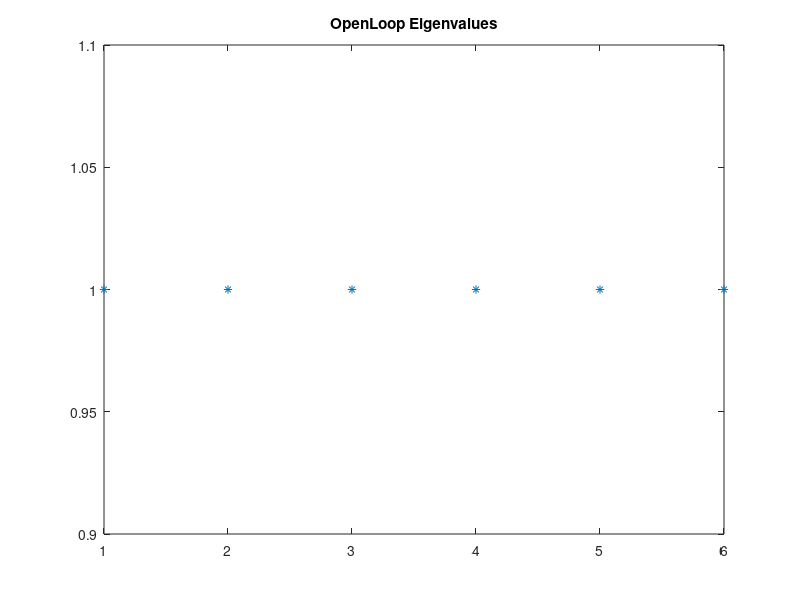

This figure's MATLAB source: (Note: this script raises an error after producing the figure.)
close all;
clear;
clc;

%% Model Parameters

T = 0.5;

I = eye(3,3);
O = zeros(3,3);

theta = 10*pi/180;
phi = 30*pi/180;

%% Model Matrices

Adt = [I T*I;
       O I ];

Bdt = [0.5*(T^2)*I;
       T*I];
   
Cdt = eye(6,6);

Ddt = zeros(6,6);

%%  Pre Analysis

poles = eig(Adt);
figure(1);
plot(poles,'*');
title('OpenLoop Eigenvalues');

Cont = rank(ctrb(Adt,Bdt));

%% Discrete-Time Full State-Feedback Control

Q = diag([0.05,0.05,0.05,1,1,1]); % State penalty
R = eye(3,3);  % Control penalty

Kdt = dlqr(Adt,Bdt,Q,R,0); % DT State-Feedback Controller Gains

Cl_poles = eig((Adt - Bdt*Kdt));
figure(2)
plot(Cl_poles,'*');
title('ClosedLoop Eigenvalues');

%%  LQR Dynamic Simulation

Time = 100;
kT = round(Time/T);

X = zeros(6,kT);
U = zeros(3,kT);

X(:,1) = [600;-600;500;0;0;-5];

for k = 1:kT-1

    %Control    
    U(:,k) = -Kdt*X(:,k);
    
    %Simulation
    X(:,k+1) = Adt*X(:,k) + Bdt*U(:,k);
end

%% Plots

t = (0:kT-1)*T;

figure(3);
subplot(2,1,1);
plot(t,X([1,2,3],:));
legend('x','y','z');
title('Position LQR');
ylabel('Meters(m)');

subplot(2,1,2);
plot(t,X([4,5,6],:));
legend('vx','vy','vz');
title('Velocity LQR');
ylabel('Meters/Seconds m/s');

figure(4);
plot(t,U);
legend('fx','fy','fz - mg');
title('Force/Mass LQR');
ylabel('Newtons/Meter (N/Kg)');

%%   Terminal State Penalty

Phi = (Adt - Bdt*Kdt);  % Closed Loopp System
S = (Q + Kdt' * R * Kdt);
P = dlyap(Phi',S);  % Terminal State Penalty from Lyapunov Function

%%  Definition of MPC Prediction, Cost and Constaint Matrices

N = 5;  % Prediction Horizon

[F,G] = predict_mats(Adt,Bdt,N); % State Parameter Matrices
[H,L,M] = cost_mats(F,G,Q,R,P);  % State Cost Function Matricies

 %Contraints  
 Px = [eye(6); -1*eye(6)];
 qx = [inf;inf;inf;20;20;15;
       inf;inf;inf;20;20;15]; % State Constraints  
 Pxf = Px;
 qxf = qx; % Terminal State Constraints
 Pu = [eye(3); -1*eye(3)];
%% Open Loop Paradigm Dynamic Simulation

Time = 100;
kT = round(Time/T);

X = zeros(6,kT);
U = zeros(3,kT);
Cost = zeros(1,kT);

X(:,1) = [600;-600;500;5;5;-5];
X(:,2) = [600;-600;500;5;5;-5];

Ref = [0;0;0;0;0;0];

for k = 2:kT-1
    
    %Contraints
    qu = [(U(3,k-1)+9.81)*tan(theta);(U(3,k-1)+9.81)*tan(theta);12-9.81;
          (U(3,k-1)+9.81)*tan(theta);(U(3,k-1)+9.81)*tan(theta);9.81]; % Input Constraints

    [Pc, qc, Sc] = constraint_mats(F,G,Pu,qu,Px,qx,Pxf,qxf); % Constraints As Linear Inequality 

    %Control    
    [Useq,Cost(:,k)] = quadprog(H,L*(X(:,k)-Ref),Pc,qc + Sc*X(:,k)); %Solve Quadratic program
    U(:,k) =  Useq(1:3);
    
    %Simulation    
    X(:,k+1) = Adt*X(:,k) + Bdt*U(:,k);
end

%% Plots

t = (0:kT-1)*T;

figure(5);
subplot(2,1,1);
plot(t,X([1,2,3],:));
legend('x','y','z');
title('Position OL LQ-MPC');
ylabel('Meters(m)');

subplot(2,1,2);
plot(t,X([4,5,6],:));
legend('vx','vy','vz');
title('Velocity OL LQ-MPC');
ylabel('Meters/Seconds (m/s)');

figure(6);
plot(t,U);
legend('fx','fy','fz - mg');
title('Force/Mass OL LQ-MPC');
ylabel('Newtons/Meter (N/Kg)');

figure(7);
plot(t,Cost);
title('Cost OL LQ-MPC');

%%  Definition of Closed-Loop MPC Prediction, Cost and Constaint Matrices

% N = 5;  % Prediction Horizon
% 
% [Fxcl,Gxcl,Fycl,Gycl,Fucl,Gucl] = predict_mats_cl(Phi,Bdt,Cdt,Kdt,N); % State Parameter Matrices
% [Sc1,Scx] = cost_mats_cl(Fxcl,Gxcl,Fycl,Gycl,Fucl,Gucl,Q,R,P); % State Cost Function Matricies
% 
% %% Closed Loop Paradigm Dynamic Simulation
% 
% Time = 100;
% kT = round(Time/T);
% 
% X = zeros(6,kT);
% U = zeros(3,kT);
% Y = zeros(6,kT);
% c = zeros(N*3,kT);
% Cost = zeros(1,kT);
% 
% X(:,1) = [600;-600;500;0;0;-5];
% X(:,2) = [600;-600;500;0;0;-5];
% 
% for k = 2:kT-1
%     
%     %Control    
%     [c(:,k),Cost(:,k)] = quadprog(Sc1,Scx*X(:,k)); % Solve Quadratic program
%     U(:,k) =  -Kdt*X(:,k) + c(1:3,k);
%     
%     %Simulation    
%     X(:,k+1) = Adt*X(:,k) + Bdt*U(:,k);
% end
% 
% %% Plots
% 
% t = (0:kT-1)*T;
% 
% figure(8);
% subplot(2,1,1);
% plot(t,X([1,2,3],:));
% legend('x','y','z');
% title('Position CL LQ-MPC');
% ylabel('Meters(m)');
% 
% subplot(2,1,2);
% plot(t,X([4,5,6],:));
% legend('vx','vy','vz');
% title('Velocity CL LQ-MPC');
% ylabel('Meters/Seconds (m/s)');
% 
% figure(9);
% subplot(2,1,1);
% plot(t,U);
% legend('fx','fy','fz - mg');
% title('Force/Mass CL LQ-MPC');
% ylabel('Newtons/Meter (N/Kg)');
% 
% subplot(2,1,2);
% plot(t,c(1:3,:));
% legend('fx~','fy~','fz - mg~');
% title('Force/Mass peterbations CL LQ-MPC');
% ylabel('Newtons/Meter Adjustments (N/Kg)');
% 
% figure(10);
% plot(t,Cost);
% title('Cost CL LQ-MPC');
